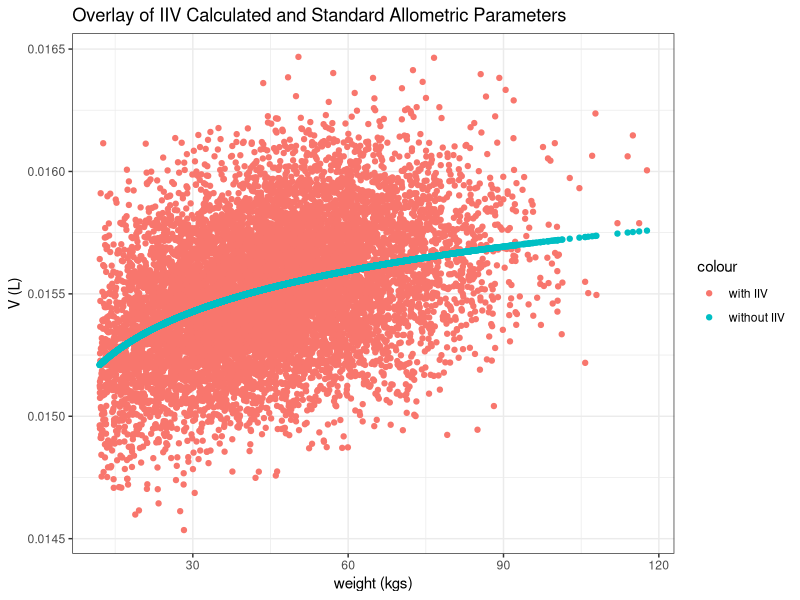
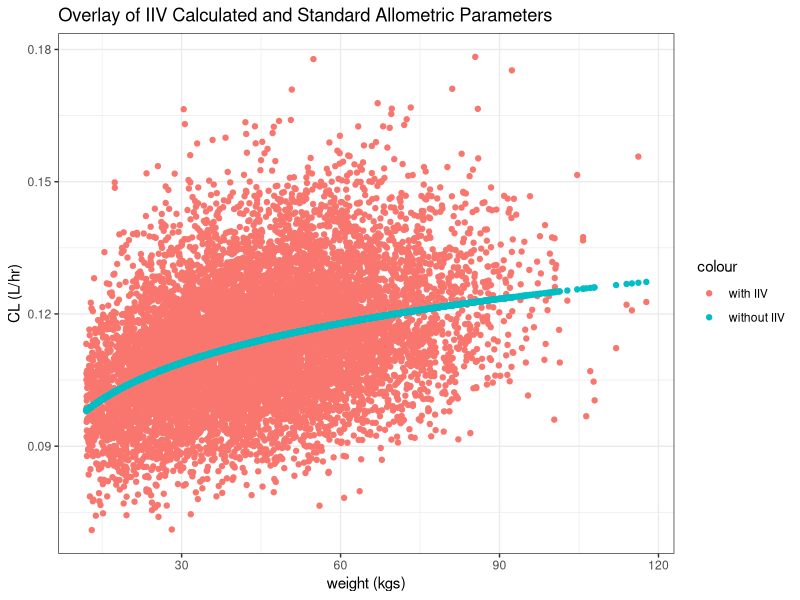
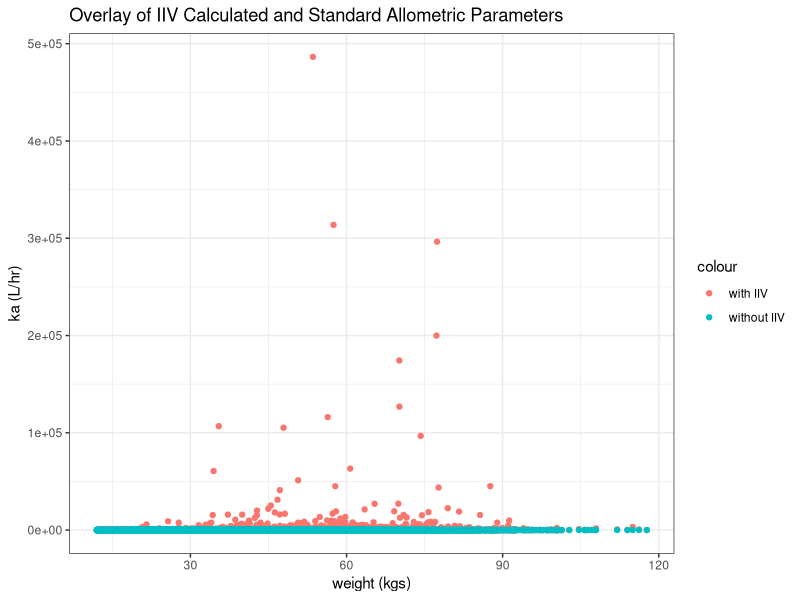
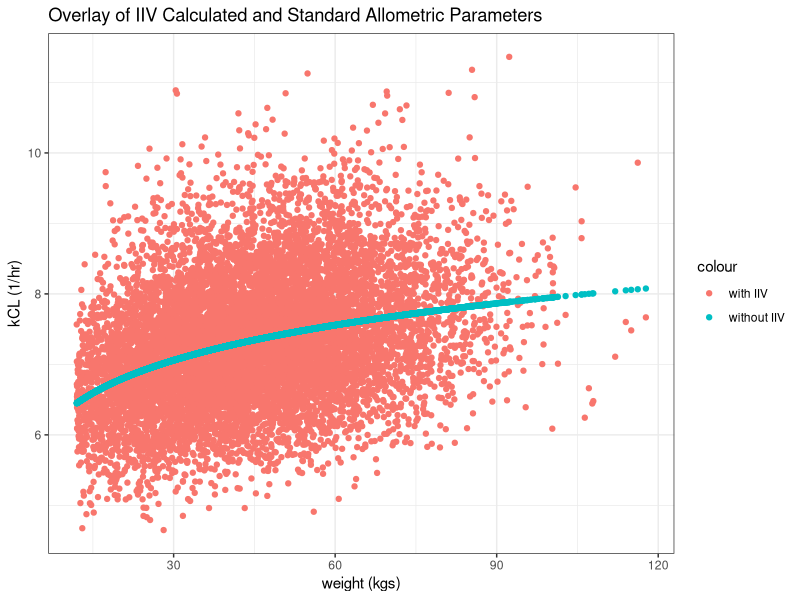
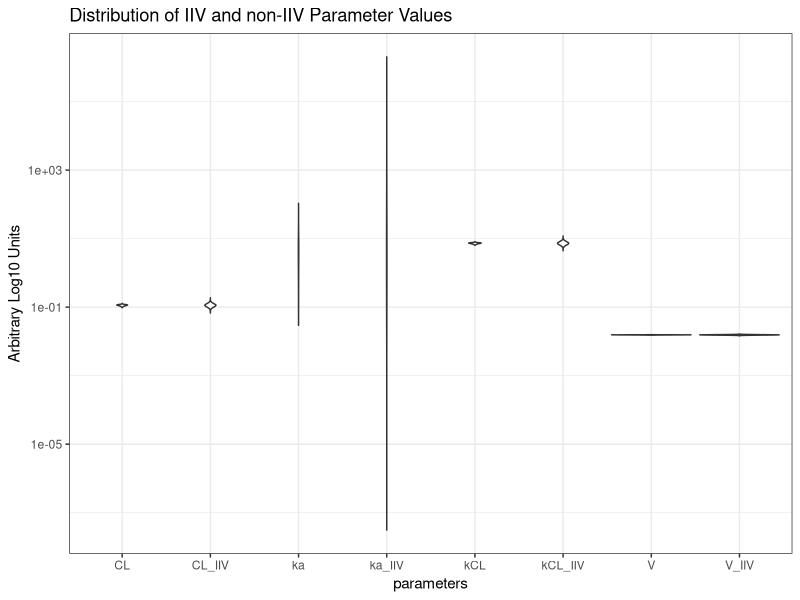
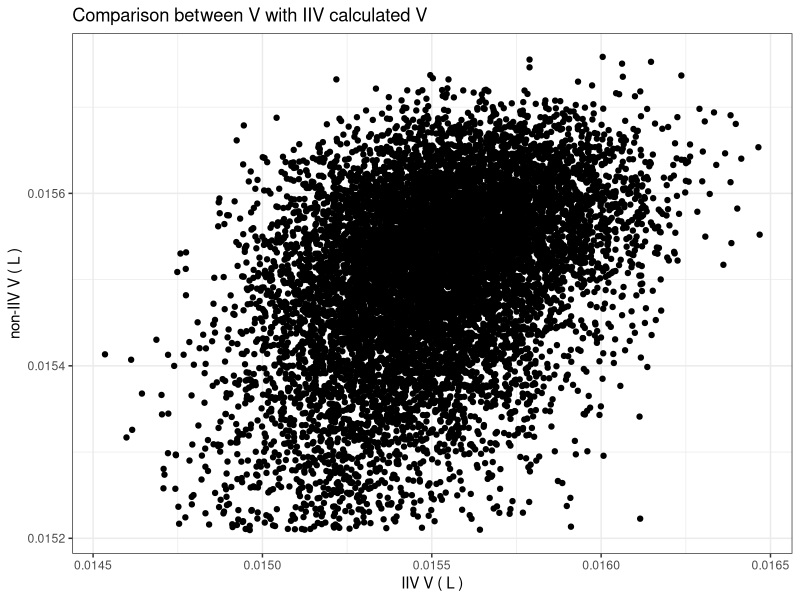
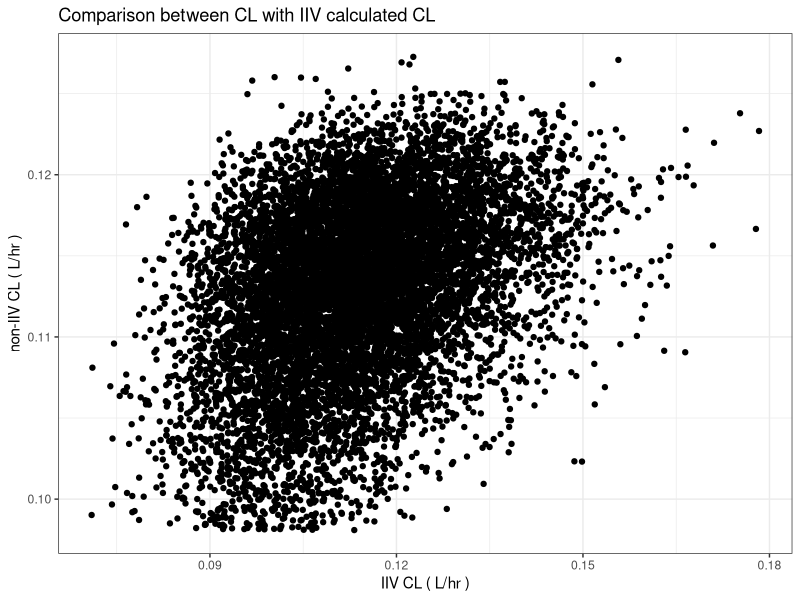
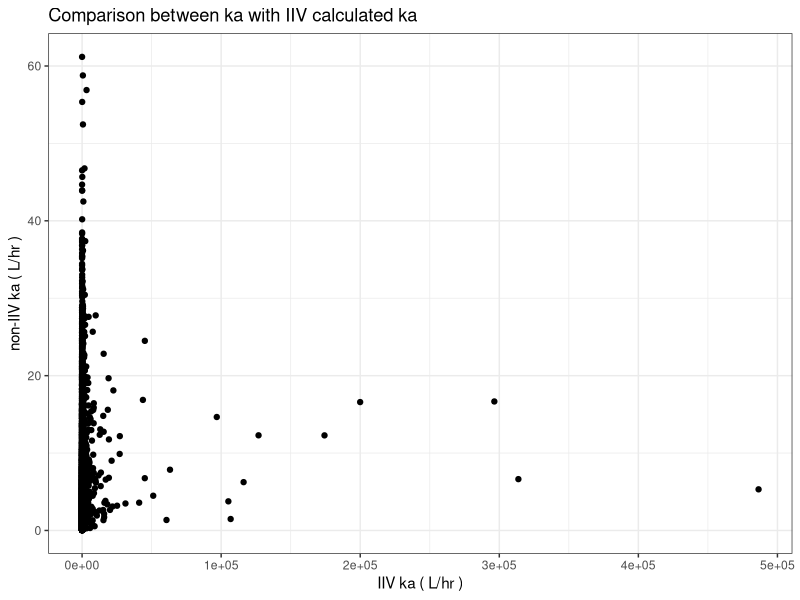

Generate these figures, in order, with R:
#### DEPENDENCIES
setwd(Sys.getenv("PWD"))
library(ggplot2)
if (requireNamespace("tidyr")) {
    pivot_longer <- tidyr::pivot_longer
} else {
    stop("tidyr not installed")
}

#### INITIALIZED DATA
headerIIV = c('wt', 'V_IIV', 'CL_IIV', 'ka_IIV', 'kCL_IIV')
headerwoIIV = c('wt', 'V', 'CL', 'ka', 'kCL')
simData_wIIV = read.csv("wIIV.txt", col.names=headerIIV)
simData_woIIV = read.csv("woIIV.txt", col.names=headerwoIIV)
units = c('kg', 'L', 'L/hr', 'L/hr', '1/hr')

#### PLOT
#### q5a
for (i in 2:5) {
    p = ggplot() + 
        geom_point(data=simData_wIIV,aes(x=wt, y=!!sym(headerIIV[i]), color='with IIV')) +
        geom_point(data=simData_woIIV,aes(x=wt, y=!!sym(headerwoIIV[i]), color='without IIV')) +
        labs(y=paste0(headerwoIIV[i], " (", units[i], ")"),
             x=paste0("weight (kgs)"),
             title=paste0("Overlay of IIV Calculated and Standard Allometric Parameters")) +
        theme_bw()
    ggsave(paste0("q5a_", headerwoIIV[i], ".png"), bg='white')
    print(p)
}
#### q5b
longsimData_wIIV = pivot_longer(simData_wIIV, cols=-wt, names_to="parameter", values_to="values")
longsimData_woIIV = pivot_longer(simData_woIIV, cols=-wt, names_to="parameter", values_to="values")
p = ggplot() + 
    geom_violin(data=longsimData_wIIV, aes(x=parameter, y=values), trim=FALSE) +
    scale_y_log10() +
    geom_violin(data=longsimData_woIIV, aes(x=parameter, y=values), trim=FALSE) +
    scale_y_log10() + 
    labs(x="parameters", y="Arbitrary Log10 Units") +
    labs(title="Distribution of IIV and non-IIV Parameter Values") + 
    theme_bw()
ggsave("q5b_violin.png", bg='white')
print(p)
#### q5c
merged = merge(simData_wIIV, simData_woIIV, by="wt")
for (i in 2:5) {
    p = ggplot() + 
        geom_point(
            data=merged, 
            aes(
                x=!!sym(headerIIV[i]), y=!!sym(headerwoIIV[i]))
        ) +
        labs(
            title=paste(
                "Comparison between", headerwoIIV[i], 
                "with IIV calculated", headerwoIIV[i]), 
            x=paste("IIV", headerwoIIV[i], "(", units[i], ")"),
            y=paste("non-IIV", headerwoIIV[i], "(", units[i], ")")) +
        theme_bw()
    ggsave(paste0("q5c_", headerwoIIV[i], ".png"), bg='white')
    print(p)
}